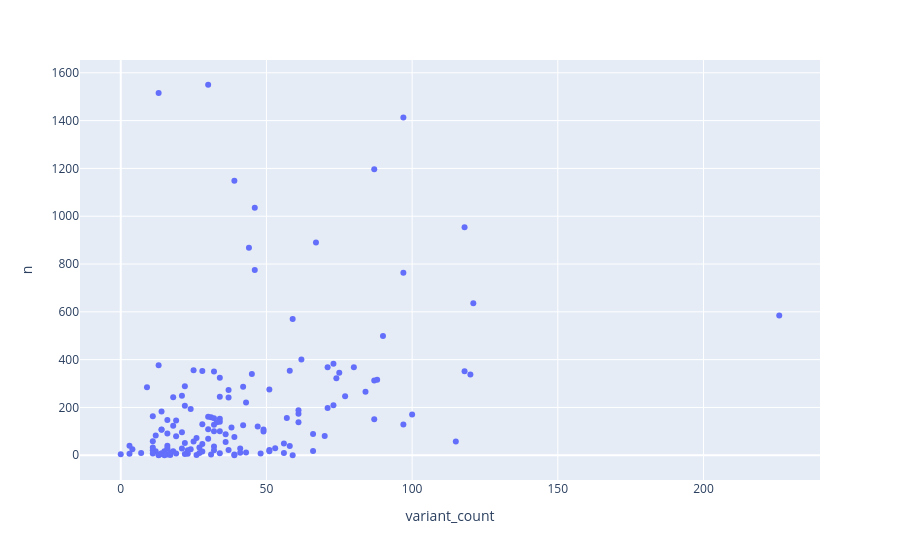

The notebook cell saved with this chart:
### Code cell
# Plot variant count vs RGC-ME  
import plotly.express as px
fig = px.scatter(variant_rgc, x='variant_count', y='n', hover_data=['TranscriptId'])
fig.show()

### Figure 1 — Plotly figure (JSON) as saved in the notebook; plotly's stock layout.template omitted (floating-point values rounded to 4 significant figures; data arrays with more than 128 entries replaced by an {"elided": "..."} marker saying what was removed)
{"data": [{"customdata": {"elided": "144x1 str values"}, "hovertemplate": "variant_count=%{x}<br>n=%{y}<br>TranscriptId=%{customdata[0]}<extra></extra>", "legendgroup": "", "marker": {"color": "#636efa", "symbol": "circle"}, "mode": "markers", "name": "", "orientation": "v", "showlegend": false, "type": "scatter", "x": {"elided": "144 int values"}, "xaxis": "x", "y": {"elided": "144 int values"}, "yaxis": "y"}], "layout": {"legend": {"tracegroupgap": 0}, "margin": {"t": 60}, "xaxis": {"anchor": "y", "domain": [0, 1], "title": {"text": "variant_count"}}, "yaxis": {"anchor": "x", "domain": [0, 1], "title": {"text": "n"}}}}
